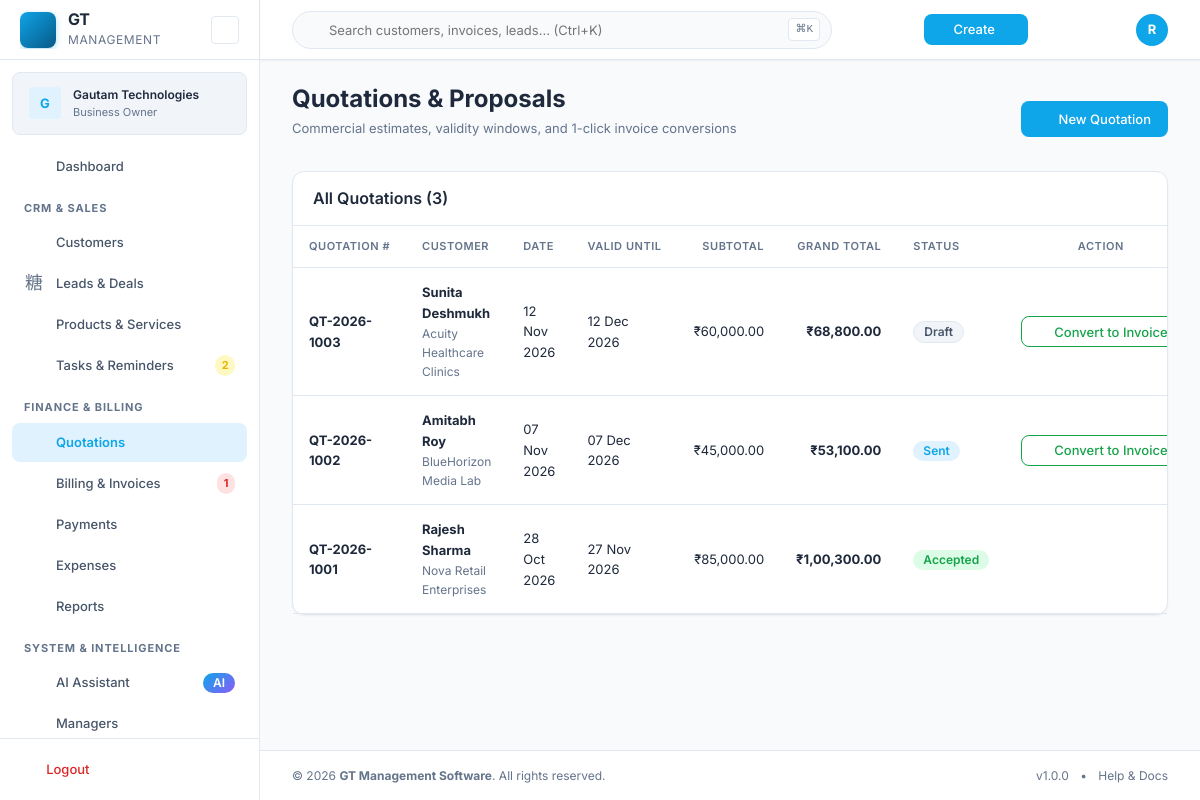
The page /quotations.php (signed in) on the database its author committed.
### tables this page shows
CREATE TABLE `quotations` (
  `id` INT UNSIGNED AUTO_INCREMENT PRIMARY KEY,
  `business_id` INT UNSIGNED NOT NULL,
  `quotation_number` VARCHAR(50) NOT NULL,
  `customer_id` INT UNSIGNED NOT NULL,
  `quotation_date` DATE NOT NULL,
  `validity_date` DATE DEFAULT NULL,
  `subtotal` DECIMAL(15,2) NOT NULL DEFAULT 0.00,
  `tax_total` DECIMAL(15,2) NOT NULL DEFAULT 0.00,
  `discount_total` DECIMAL(15,2) NOT NULL DEFAULT 0.00,
  `grand_total` DECIMAL(15,2) NOT NULL DEFAULT 0.00,
  `notes` TEXT DEFAULT NULL,
  `terms` TEXT DEFAULT NULL,
  `status` ENUM('draft','sent','accepted','rejected','expired','converted') DEFAULT 'draft',
  `converted_invoice_id` INT UNSIGNED DEFAULT NULL,
   
  `business_snapshot` JSON DEFAULT NULL,
  `customer_snapshot` JSON DEFAULT NULL,
  `is_demo` TINYINT(1) DEFAULT 0,
  `created_by` INT UNSIGNED DEFAULT NULL,
  `created_at` TIMESTAMP DEFAULT CURRENT_TIMESTAMP,
  `updated_at` TIMESTAMP DEFAULT CURRENT_TIMESTAMP ON UPDATE CURRENT_TIMESTAMP,
  UNIQUE KEY `uk_quotation_number` (`business_id`, `quotation_number`),
  INDEX `idx_quotations_customer` (`customer_id`),
  INDEX `idx_quotations_status` (`status`),
  FOREIGN KEY (`business_id`) REFERENCES `businesses`(`id`) ON DELETE CASCADE,
  FOREIGN KEY (`customer_id`) REFERENCES `customers`(`id`),
  FOREIGN KEY (`created_by`) REFERENCES `users`(`id`) ON DELETE SET NULL
);

CREATE TABLE `customers` (
  `id` INT UNSIGNED AUTO_INCREMENT PRIMARY KEY,
  `business_id` INT UNSIGNED NOT NULL,
  `type` ENUM('individual','business') DEFAULT 'individual',
  `name` VARCHAR(255) NOT NULL,
  `company_name` VARCHAR(255) DEFAULT NULL,
  `contact_person` VARCHAR(255) DEFAULT NULL,
  `email` VARCHAR(255) DEFAULT NULL,
  `phone` VARCHAR(50) DEFAULT NULL,
  `alt_phone` VARCHAR(50) DEFAULT NULL,
  `billing_address_line1` VARCHAR(255) DEFAULT NULL,
  `billing_address_line2` VARCHAR(255) DEFAULT NULL,
  `billing_city` VARCHAR(100) DEFAULT NULL,
  `billing_state` VARCHAR(100) DEFAULT NULL,
  `billing_postal_code` VARCHAR(20) DEFAULT NULL,
  `billing_country` VARCHAR(100) DEFAULT 'India',
  `shipping_address_line1` VARCHAR(255) DEFAULT NULL,
  `shipping_address_line2` VARCHAR(255) DEFAULT NULL,
  `shipping_city` VARCHAR(100) DEFAULT NULL,
  `shipping_state` VARCHAR(100) DEFAULT NULL,
  `shipping_postal_code` VARCHAR(20) DEFAULT NULL,
  `shipping_country` VARCHAR(100) DEFAULT NULL,
  `gstin` VARCHAR(20) DEFAULT NULL,
  `pan` VARCHAR(20) DEFAULT NULL,
  `category` VARCHAR(100) DEFAULT NULL,
  `tags` VARCHAR(500) DEFAULT NULL,
  `notes` TEXT DEFAULT NULL,
  `status` ENUM('active','archived') DEFAULT 'active',
  `is_demo` TINYINT(1) DEFAULT 0,
  `created_by` INT UNSIGNED DEFAULT NULL,
  `created_at` TIMESTAMP DEFAULT CURRENT_TIMESTAMP,
  `updated_at` TIMESTAMP DEFAULT CURRENT_TIMESTAMP ON UPDATE CURRENT_TIMESTAMP,
  INDEX `idx_customers_business` (`business_id`),
  INDEX `idx_customers_status` (`status`),
  INDEX `idx_customers_name` (`name`),
  INDEX `idx_customers_demo` (`is_demo`),
  FOREIGN KEY (`business_id`) REFERENCES `businesses`(`id`) ON DELETE CASCADE,
  FOREIGN KEY (`created_by`) REFERENCES `users`(`id`) ON DELETE SET NULL
);

### includes/auth.php (called while the page is built, shortened)
<?php
class Auth {
    public static function requireLogin(): void {
        $config = require GT_ROOT . '/config/config.php';
    }
    public static function businessId(): ?int {
        return $_SESSION['business_id'] ?? null;
    }
    public static function isOwner(): bool {
        return !empty($_SESSION['is_owner']);
    }
}

### includes/permissions.php (called while the page is built, shortened)
<?php
class Permissions {
    public static function has(string $permissionKey): bool {
        if (Auth::isOwner()) return true;
        $perms = self::load();
        return in_array($permissionKey, $perms, true);
    }
}

### includes/functions.php (called while the page is built, shortened)
<?php
function e(?string $value): string {
    return htmlspecialchars($value ?? '', ENT_QUOTES, 'UTF-8');
}
function url(string $path = ''): string {
    return rtrim(APP_URL, '/') . '/' . ltrim($path, '/');
}

### config/config.php (called while the page is built, shortened)
<?php
return [
    'app_name'    => 'GT Management Software',
    'app_version' => '1.0.0',
    'app_url'     => 'http://localhost/GT%20Management%20Software',
    'environment' => 'development',
    'debug'       => true,
    'timezone'    => 'Asia/Kolkata',
    'db_host'     => '127.0.0.1',
    'db_port'     => 3306,
    'db_name'     => 'gt_management',
    'db_user'     => 'root',
    'db_pass'     => '',
    'db_charset'  => 'utf8mb4',
    'session_name'     => 'GT_SESSION',
    'session_lifetime' => 7200,
    'session_secure'   => false,
    'session_httponly'  => true,
    'session_samesite'  => 'Lax',
    'storage_path'  => GT_ROOT . '/storage',
    'upload_max_mb' => 10,
    'login_max_attempts'  => 5,
    'login_lockout_mins'  => 15,
    'password_reset_ttl'  => 3600,
    'csrf_token_lifetime' => 3600,
    'encryption_key' => 'CHANGE_THIS_IN_PRODUCTION_32_CHAR_KEY!',
];

### includes/db.php (called while the page is built, shortened)
<?php
class Database {
    private static ?PDO $instance = null;
    public static function getInstance(): PDO {
        if (self::$instance === null) {
            $config = require GT_ROOT . '/config/config.php';
            $dsn = sprintf(
                'mysql:host=%s;port=%d;dbname=%s;charset=%s',
                $config['db_host'],
                $config['db_port'],
                $config['db_name'],
                $config['db_charset']
            );
            try {
                self::$instance = new PDO($dsn, $config['db_user'], $config['db_pass'], [
                    PDO::ATTR_ERRMODE            => PDO::ERRMODE_EXCEPTION,
                    PDO::ATTR_DEFAULT_FETCH_MODE => PDO::FETCH_ASSOC,
                    PDO::ATTR_EMULATE_PREPARES   => false,
                    PDO::MYSQL_ATTR_INIT_COMMAND => "SET NAMES utf8mb4 COLLATE utf8mb4_unicode_ci",
                ]);
            } catch (PDOException $e) {
                if ($config['debug']) {
                    throw $e;
                }
                error_log('Database connection failed: ' . $e->getMessage());
                die('Database connection error. Please check configuration.');
            }
        }
        return self::$instance;
    }
    public static function query(string $sql, array $params = []): PDOStatement {
        $stmt = self::getInstance()->prepare($sql);
        $stmt->execute($params);
        return $stmt;
    }
    public static function fetchAll(string $sql, array $params = []): array {
        return self::query($sql, $params)->fetchAll();
    }
}

### includes/formatting.php (called while the page is built, shortened)
<?php
function formatCurrency(float $amount, ?string $symbol = null): string {
    $defaults = require GT_ROOT . '/config/defaults.php';
    $regional = $defaults['regional'];
    $symbol = $symbol ?? $regional['currency_symbol'];
    if (($regional['number_system'] ?? 'indian') === 'indian') {
        return $symbol . formatIndianNumber($amount);
    }
    return $symbol . number_format($amount, 2, $regional['decimal_separator'], $regional['thousand_separator']);
}
function formatIndianNumber(float $number, int $decimals = 2): string {
    $isNegative = $number < 0;
    $number = abs($number);
    $parts = explode('.', number_format($number, $decimals, '.', ''));
    $intPart = $parts[0];
    $decPart = $parts[1] ?? str_repeat('0', $decimals);
    $len = strlen($intPart);
    if ($len <= 3) {
        $formatted = $intPart;
    } else {
        $lastThree = substr($intPart, -3);
        $remaining = substr($intPart, 0, $len - 3);
        $formatted = preg_replace('/\B(?=(\d{2})+(?!\d))/', ',', $remaining) . ',' . $lastThree;
    }
    $result = $formatted . ($decimals > 0 ? '.' . $decPart : '');
    return $isNegative ? '-' . $result : $result;
}
function formatDate(?string $date, ?string $format = null): string {
    $defaults = require GT_ROOT . '/config/defaults.php';
    $format = $format ?? $defaults['regional']['date_format'];
    $ts = strtotime($date);
    return $ts ? date($format, $ts) : '—';
}

### quotations.php (the view, shortened to what this page needs)
<?php
$businessId = Auth::businessId();
$quotations = Database::fetchAll(
    "SELECT q.*, c.name as customer_name, c.company_name
     FROM quotations q
     JOIN customers c ON q.customer_id = c.id
     WHERE q.business_id = ?
     ORDER BY q.quotation_date DESC",
    [$businessId]
);
require GT_ROOT . '/includes/header.php';
?>
<div class="page-header d-flex justify-between align-center mb-4">
    <div>
        <h1 class="page-title">Quotations & Proposals</h1>
        <p class="page-subtitle">Commercial estimates, validity windows, and 1-click invoice conversions</p>
    </div>
    <div class="page-header-actions">
        <?php if (Permissions::has('quotations.create')): ?>
        <a href="<?= url('quotation-create.php') ?>" class="btn btn-primary">
            <i class="ti ti-plus mr-1"></i> New Quotation
        </a>
        <?php endif; ?>
    </div>
</div>
<div class="card">
    <div class="card-header d-flex justify-between align-center">
        <h3 class="card-title">All Quotations (<?= count($quotations) ?>)</h3>
    </div>
    <div class="card-body p-0">
        <?php if (empty($quotations)): ?>
            <div class="empty-state p-5 text-center">
                <i class="ti ti-file-text text-4xl text-muted mb-2"></i>
                <h3>No Quotations Created</h3>
                <p class="text-muted text-sm mb-3">Create professional proposals and estimates for prospective deals.</p>
                <?php if (Permissions::has('quotations.create')): ?>
                <a href="<?= url('quotation-create.php') ?>" class="btn btn-primary btn-sm">
                    <i class="ti ti-plus mr-1"></i> Create First Quotation
                </a>
                <?php endif; ?>
            </div>
        <?php else: ?>
            <div class="table-responsive">
                <table class="data-table">
                    <thead>
                        <tr>
                            <th>Quotation #</th>
                            <th>Customer</th>
                            <th>Date</th>
                            <th>Valid Until</th>
                            <th class="text-right">Subtotal</th>
                            <th class="text-right">Grand Total</th>
                            <th>Status</th>
                            <th class="text-center">Action</th>
                        </tr>
                    </thead>
                    <tbody>
                        <?php foreach ($quotations as $q): ?>
                        <tr>
                            <td>
                                <strong><?= e($q['quotation_number']) ?></strong>
                            </td>
                            <td>
                                <strong><?= e($q['customer_name']) ?></strong>
                                <?php if (!empty($q['company_name'])): ?>
                                    <div class="text-xs text-muted"><?= e($q['company_name']) ?></div>
                                <?php endif; ?>
                            </td>
                            <td><?= formatDate($q['quotation_date']) ?></td>
                            <td><?= formatDate($q['validity_date']) ?></td>
                            <td class="text-right"><?= formatCurrency($q['subtotal']) ?></td>
                            <td class="text-right font-bold text-primary"><?= formatCurrency($q['grand_total']) ?></td>
                            <td>
                                <span class="badge badge-<?= $q['status'] === 'accepted' ? 'success' : ($q['status'] === 'sent' ? 'primary' : 'secondary') ?>">
                                    <?= ucfirst($q['status']) ?>
                                </span>
                            </td>
                            <td class="text-center">
                                <div class="d-flex justify-center gap-1">
                                    <?php if ($q['status'] !== 'accepted' && empty($q['converted_invoice_id']) && Permissions::has('invoices.create')): ?>
                                    <form method="POST" action="<?= url('quotations.php') ?>">
                                        <button type="submit" class="btn btn-sm btn-outline-success" title="Convert to Invoice">
                                            <i class="ti ti-receipt mr-1"></i> Convert to Invoice
                                        </button>
                                    </form>
                                    <?php elseif (!empty($q['converted_invoice_id'])): ?>
                                        <a href="<?= url('invoice-view.php?id=' . $q['converted_invoice_id']) ?>" class="btn btn-sm btn-ghost text-success">
                                            <i class="ti ti-check mr-1"></i> Invoice Created
                                        </a>
                                    <?php endif; ?>
                                </div>
                            </td>
                        </tr>
                        <?php endforeach; ?>
                    </tbody>
                </table>
            </div>
        <?php endif; ?>
    </div>
</div>
<?php require GT_ROOT . '/includes/footer.php'; ?>

### rows shown on the page
quotations: quotation_number "QT-2026-1003", customer.name "Sunita Deshmukh", customer.company_name "Acuity Healthcare Clinics", quotation_date "12 Nov 2026", validity_date "12 Dec 2026", subtotal "₹60,000.00", grand_total "₹68,800.00", status "Draft"
quotations: quotation_number "QT-2026-1002", customer.name "Amitabh Roy", customer.company_name "BlueHorizon Media Lab", quotation_date "07 Nov 2026", validity_date "07 Dec 2026", subtotal "₹45,000.00", grand_total "₹53,100.00", status "Sent"
quotations: quotation_number "QT-2026-1001", customer.name "Rajesh Sharma", customer.company_name "Nova Retail Enterprises", quotation_date "28 Oct 2026", validity_date "27 Nov 2026", subtotal "₹85,000.00", grand_total "₹1,00,300.00", status "Accepted"

### other values the page prints
substr(e($businessName), 0, 1) "G"
truncate($businessName, 22) "Gautam Technologies"
$pendingTasksCount "2"
$overdueInvoicesCount "1"
$userInitial "R"
count($quotations) "3"
APP_NAME "GT Management Software"
APP_VERSION "1.0.0"
